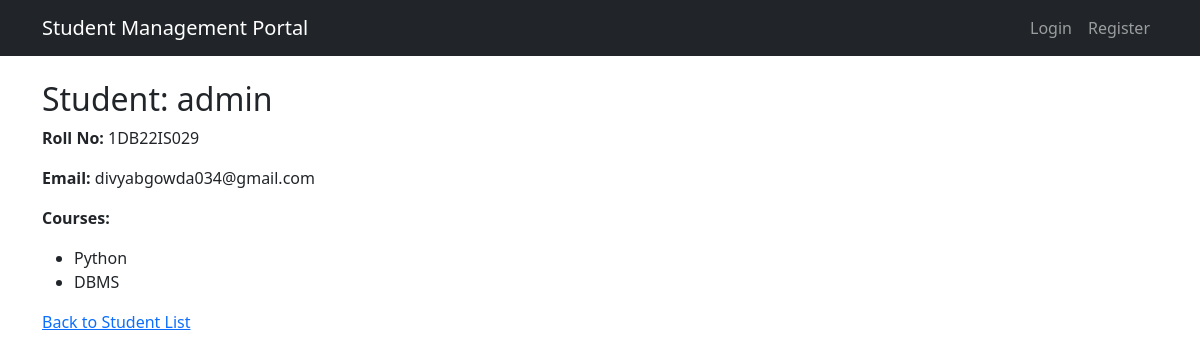
The app's page /students/1/ with its own data.
### core/models.py (models this page shows, shortened)
class Student(models.Model):
    user = models.OneToOneField(User, on_delete=models.CASCADE)
    roll_no = models.CharField(max_length=20, unique=True)
    courses = models.ManyToManyField(Course, through="Enrollment")

class Course(models.Model):
    name = models.CharField(max_length=100)
    code = models.CharField(max_length=10, unique=True)

### core/views.py (the view)
# urls.py: path("students/<int:pk>/", views.student_detail, name="student_detail"),
def student_detail(request, pk):
    student = get_object_or_404(Student, pk=pk)
    return render(request, "core/students/student_detail.html", {"student": student})

### core/templates/core/students/student_detail.html (shortened to what this page needs)
{% extends "core/base.html" %}
{% block content %}
<h2>Student: {{ student.user.username }}</h2>
<p><strong>Roll No:</strong> {{ student.roll_no }}</p>
<p><strong>Email:</strong> {{ student.user.email }}</p>
<p><strong>Courses:</strong></p>
<ul>
  {% for course in student.courses.all %}
    <li>{{ course.name }}</li>
  {% empty %}
    <li>No courses enrolled.</li>
  {% endfor %}
</ul>
<a href="{% url 'student_list' %}">Back to Student List</a>
{% endblock %}

### records on screen
Student: user.username "admin", roll_no "1DB22IS029", user.email "divyabgowda034@gmail.com"
Course: name "Python"
Course: name "DBMS"
